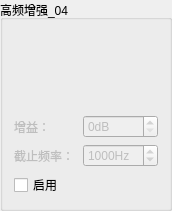
       <widget class="QGroupBox" name="groupBox_6">
        <property name="geometry">
         <rect>
          <x>650</x>
          <y>10</y>
          <width>172</width>
          <height>211</height>
         </rect>
        </property>
        <property name="title">
         <string>高频增强_04</string>
        </property>
        <layout class="QVBoxLayout" name="verticalLayout_10">
         <item>
          <widget class="QLabel" name="label_13">
           <property name="text">
            <string/>
           </property>
           <property name="pixmap">
            <pixmap resource="Mic_OP.qrc">:/mic/icon/HighShelf.png</pixmap>
           </property>
          </widget>
         </item>
         <item>
          <layout class="QGridLayout" name="gridLayout">
           <item row="0" column="0">
            <widget class="QLabel" name="label_Slider_value_8">
             <property name="enabled">
              <bool>false</bool>
             </property>
             <property name="minimumSize">
              <size>
               <width>20</width>
               <height>0</height>
              </size>
             </property>
             <property name="maximumSize">
              <size>
               <width>16777215</width>
               <height>16777215</height>
              </size>
             </property>
             <property name="text">
              <string>增益：</string>
             </property>
            </widget>
           </item>
           <item row="0" column="1">
            <widget class="QSpinBox" name="high_shelf_gain_spin">
             <property name="enabled">
              <bool>false</bool>
             </property>
             <property name="suffix">
              <string>dB</string>
             </property>
             <property name="maximum">
              <number>20</number>
             </property>
            </widget>
           </item>
           <item row="1" column="0">
            <widget class="QLabel" name="label_14">
             <property name="enabled">
              <bool>false</bool>
             </property>
             <property name="text">
              <string>截止频率：</string>
             </property>
            </widget>
           </item>
           <item row="1" column="1">
            <widget class="QSpinBox" name="high_shelf_frequency_spin">
             <property name="enabled">
              <bool>false</bool>
             </property>
             <property name="accessibleDescription">
              <string extracomment="wd"/>
             </property>
             <property name="suffix">
              <string>Hz</string>
             </property>
             <property name="minimum">
              <number>20</number>
             </property>
             <property name="maximum">
              <number>40000</number>
             </property>
             <property name="singleStep">
              <number>100</number>
             </property>
             <property name="value">
              <number>1000</number>
             </property>
             <property name="displayIntegerBase">
              <number>10</number>
             </property>
            </widget>
           </item>
          </layout>
         </item>
         <item>
          <widget class="QCheckBox" name="OP_highshelf_filter_enable">
           <property name="text">
            <string>启用</string>
           </property>
          </widget>
         </item>
        </layout>
       </widget>
